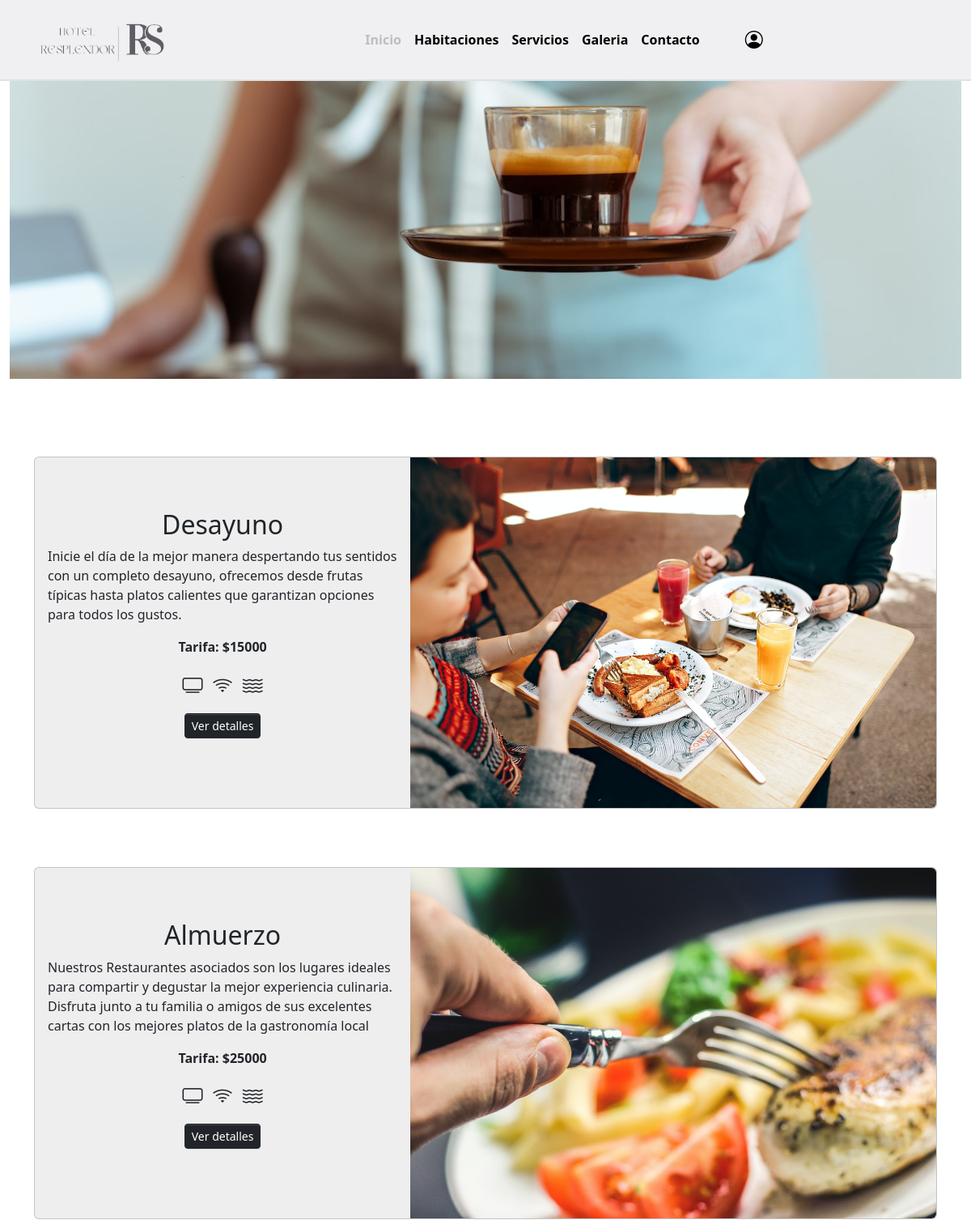
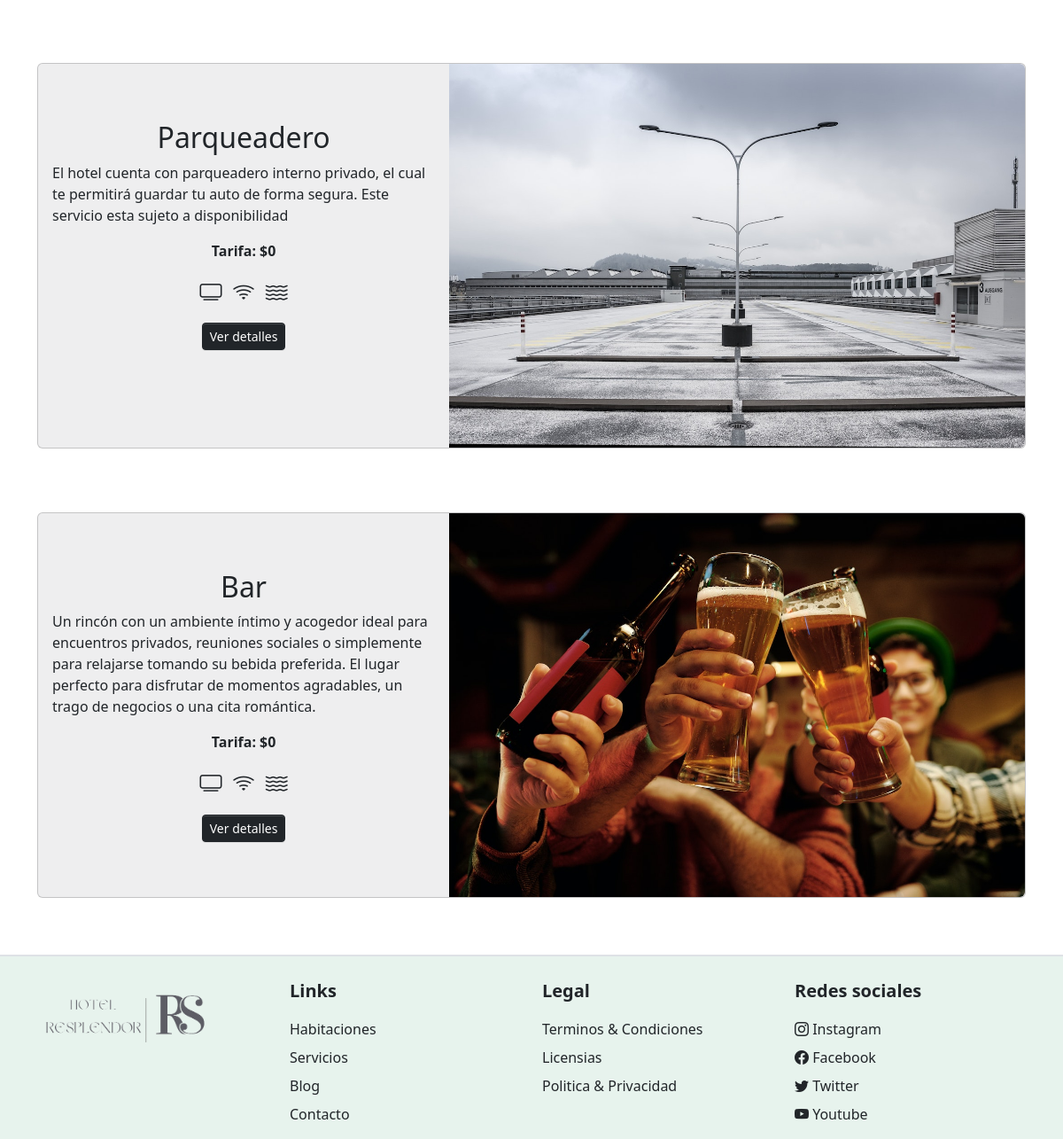
Page /vistas/servicios.php on the committed database (2 pictures, top to bottom).
### tables this page shows
CREATE TABLE `servicio` (
  `id_servicio` int(11) NOT NULL,
  `id_categoria_servicio` int(11) NOT NULL,
  `nombre_servicio` varchar(25) NOT NULL,
  `descripcion_servicio` text NOT NULL,
  `tarifa_servicio` int(11) NOT NULL,
  `imagen_servicio` text NOT NULL
);

### vistas/servicios.php (the view, shortened to what this page needs)
<!DOCTYPE html>
<html>
    <head>
        <link rel="stylesheet" href="../css/custom.css">
        <link rel="stylesheet" href="../libs/bootstrap-icons/bootstrap-icons.css">
    </head>
    <body>
        <?php
        include '../modules/menu.php';
        ?>
        <div class="container-fluid text-center">
            <img src="../img/s-7.jpg" alt="Servicios" class="img-fluid d-block w-100">
            <div class="carousel-caption d-none d-md-block" id="carousel4">
                <h2 class="display-1 fw-semibold">Servicios</h2>
            </div>
        </div>
        <div class="container mt-5 mb-5">
            <div class="row g-2">
                <?php
                    $conexion = new Conexion();
                    $con = $conexion->conectarDB();
                    $sql = "SELECT * FROM servicio";
                    $resultset = $con->query($sql);
                    if($resultset->num_rows>0){
                        while($fila = $resultset->fetch_assoc()){
                            echo "<div class='col-lg-12 col-sm-12'>
                                    <div class='card mb-3 bg-secondary bg-opacity-25 mt-5' style='max-width: 1240px;'>
                                        <div class='row g-0'>
                                            <div class='col-md-5 order-sm-last order-lg-first'>
                                                <div class='card-body text-center mt-5'>
                                                    <h2 class='card-title'>".$fila["nombre_servicio"]."</h2>
                                                        <p class='card-text text-start'>".$fila["descripcion_servicio"]."</p>
                                                        <p class='fw-bold'>Tarifa: $".$fila["tarifa_servicio"]."</p>
                                                        <i class='bi-tv' style='font-size:25px'></i>
                                                        <i class='bi-wifi ms-2' style='font-size:25px'></i>
                                                        <i class='bi-water ms-2' style='font-size:25px;'></i>
                                                        <div class='mt-3'>
                                                            <a class='btn btn-sm btn-dark' type='button' href='http://localhost/hotel/servicios/servicio.php?id=".$fila['id_servicio']."'>Ver detalles</a>
                                                        </div>
                                                </div>
                                            </div>
                                            <div class='col-md-7'>
                                                <img src='".$fila["imagen_servicio"]."' class='img-fluid rounded-end'>
                                            </div>
                                        </div>
                                    </div>
                                </div>";
                        }
                    }
                ?>
            </div>
        </div>
            <?php
            include '../modules/footer.php';
            ?>
    </body>
</html>

### rows in the picture
servicio: nombre_servicio "Desayuno", descripcion_servicio "Inicie el día de la mejor manera despertando tus sentidos con un completo desayuno, ofrecemos desde frutas típicas hasta platos calientes que garantizan opciones para todos los gustos.", tarifa_servicio "15000", imagen_servicio (picture)
servicio: nombre_servicio "Almuerzo", descripcion_servicio "Nuestros Restaurantes asociados son los lugares ideales para compartir y degustar la mejor experiencia culinaria. Disfruta junto a tu familia o amigos de sus excelentes cartas con los mejores platos de la gastronomía local", tarifa_servicio "25000", imagen_servicio (picture)
servicio: nombre_servicio "Parqueadero", descripcion_servicio "El hotel cuenta con parqueadero interno privado, el cual te permitirá guardar tu auto de forma segura. Este servicio esta sujeto a disponibilidad", tarifa_servicio "0", imagen_servicio (picture)
servicio: nombre_servicio "Bar", descripcion_servicio "Un rincón con un ambiente íntimo y acogedor ideal para encuentros privados, reuniones sociales o simplemente para relajarse tomando su bebida preferida. El lugar perfecto para disfrutar de momentos agradables, un trago de negocios o una cita romántica.", tarifa_servicio "0", imagen_servicio (picture)
